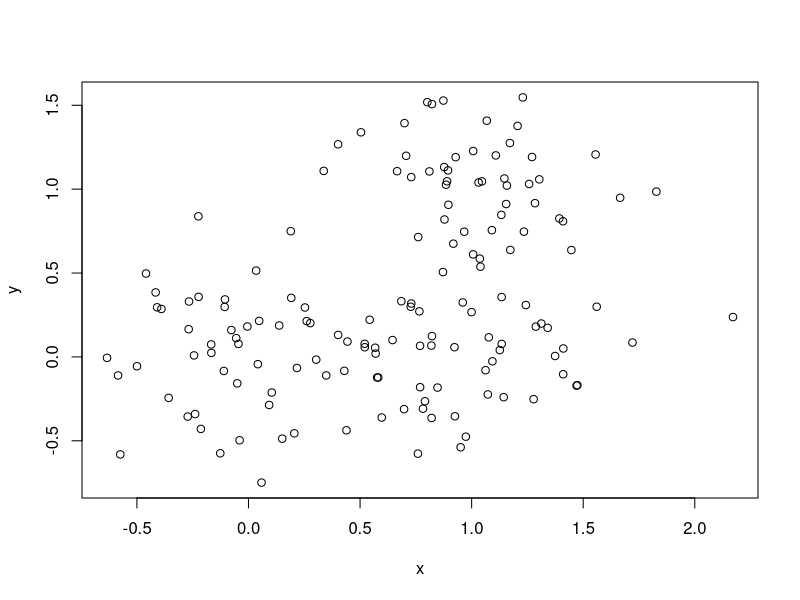
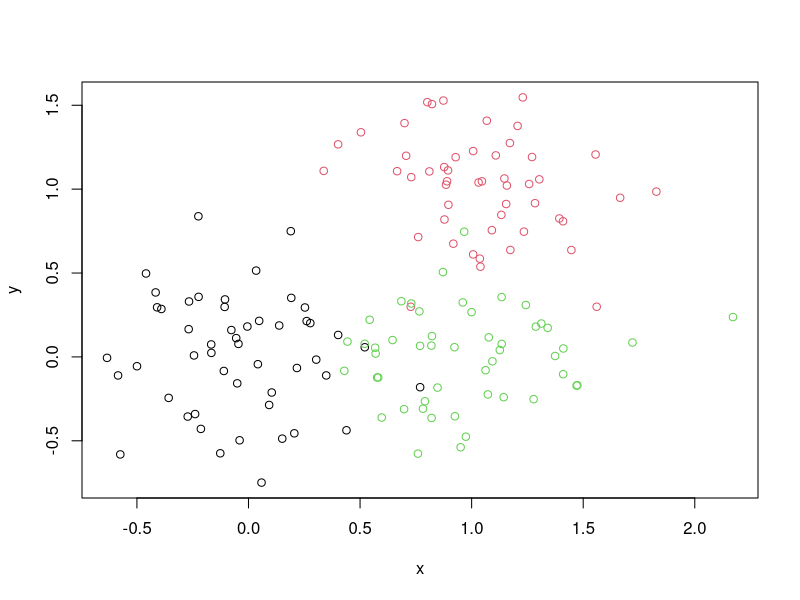
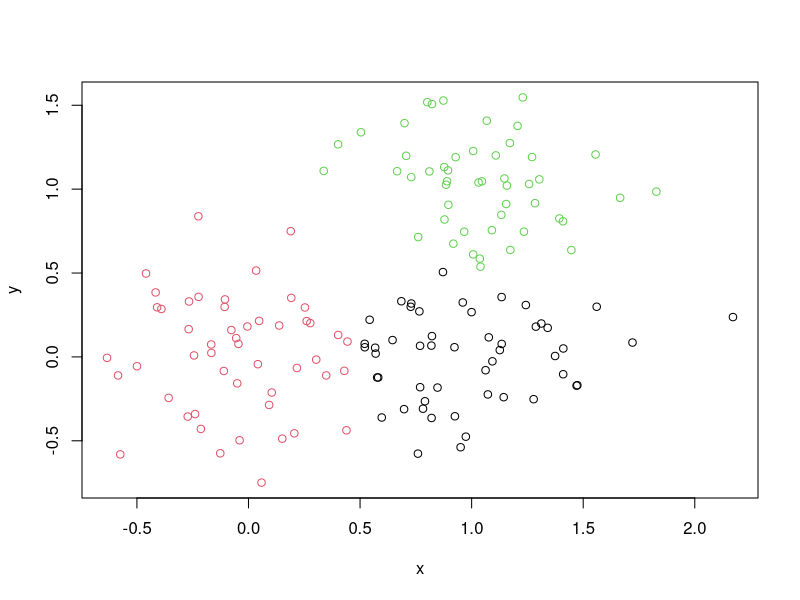

The R source for these figures, in order:
## Step 1: make up some data
x <- rbind(
  matrix(rnorm(100, mean=0, sd = 0.3), ncol = 2), # cluster 1
  matrix(rnorm(100, mean = 1, sd = 0.3), ncol = 2), # cluster 2
  matrix(c(rnorm(50, mean = 1, sd = 0.3), # cluster 3
           rnorm(50, mean = 0, sd = 0.3)), ncol = 2))
colnames(x) <- c("x", "y")

## Step 2: show the data without clustering
plot(x)

## Step 3: show the data with the known clusters (this is just so I
## can see how well k-means clustering recreates the original clusters we
## created in step 1)
colors <- as.factor(c(
  rep("c1", times=50),
  rep("c2", times=50),
  rep("c3", times=50)))
plot(x, col=colors)

## Step 4: cluster the data
## NOTE: nstart=25, so kmeans() will cluster using 25 different starting points
## and return the best cluster.
(cl <- kmeans(x, centers=3, nstart=25)) 

## Step 5: plot the data, coloring the points with the clusters
plot(x, col = cl$cluster)
